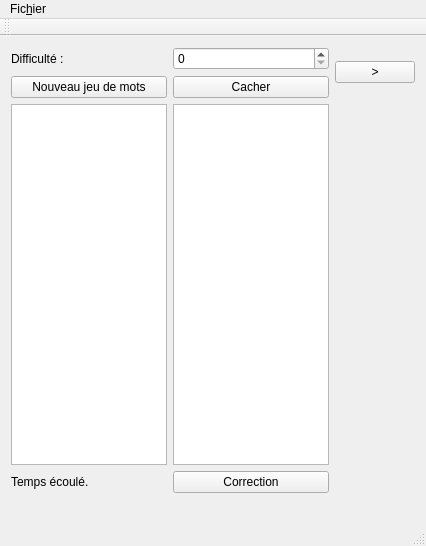
<?xml version="1.0" encoding="UTF-8"?>
<ui version="4.0">
 <class>Memoire</class>
 <widget class="QMainWindow" name="Memoire">
  <property name="geometry">
   <rect>
    <x>0</x>
    <y>0</y>
    <width>426</width>
    <height>546</height>
   </rect>
  </property>
  <property name="windowTitle">
   <string>Memoire</string>
  </property>
  <widget class="QWidget" name="centralWidget">
   <layout class="QGridLayout" name="gridLayout">
    <item row="2" column="1">
     <widget class="QPushButton" name="btnRestitution">
      <property name="text">
       <string>Cacher</string>
      </property>
     </widget>
    </item>
    <item row="2" column="0">
     <widget class="QPushButton" name="btnNouveau">
      <property name="text">
       <string>Nouveau jeu de mots</string>
      </property>
     </widget>
    </item>
    <item row="3" column="1">
     <widget class="QListWidget" name="lstLearned"/>
    </item>
    <item row="3" column="0">
     <widget class="QListWidget" name="lstToLearn"/>
    </item>
    <item row="4" column="0">
     <widget class="QLabel" name="lblChrono">
      <property name="text">
       <string>Temps écoulé.</string>
      </property>
     </widget>
    </item>
    <item row="5" column="0" colspan="2">
     <widget class="QLabel" name="lblResultats">
      <property name="text">
       <string/>
      </property>
     </widget>
    </item>
    <item row="4" column="1">
     <widget class="QPushButton" name="btnCorrection">
      <property name="text">
       <string>Correction</string>
      </property>
     </widget>
    </item>
    <item row="1" column="1">
     <widget class="QSpinBox" name="bxDifficulte"/>
    </item>
    <item row="1" column="0">
     <widget class="QLabel" name="label">
      <property name="text">
       <string>Difficulté :</string>
      </property>
     </widget>
    </item>
    <item row="1" column="2" rowspan="2">
     <widget class="QPushButton" name="btnNext">
      <property name="text">
       <string>&gt;</string>
      </property>
     </widget>
    </item>
   </layout>
  </widget>
  <widget class="QMenuBar" name="menuBar">
   <property name="geometry">
    <rect>
     <x>0</x>
     <y>0</y>
     <width>426</width>
     <height>23</height>
    </rect>
   </property>
   <widget class="QMenu" name="menuFichier">
    <property name="title">
     <string>Fic&amp;hier</string>
    </property>
    <addaction name="actionImporter_des_items"/>
   </widget>
   <addaction name="menuFichier"/>
  </widget>
  <widget class="QToolBar" name="mainToolBar">
   <attribute name="toolBarArea">
    <enum>TopToolBarArea</enum>
   </attribute>
   <attribute name="toolBarBreak">
    <bool>false</bool>
   </attribute>
  </widget>
  <widget class="QStatusBar" name="statusBar"/>
  <action name="actionImporter_des_items">
   <property name="text">
    <string>Importer des items...</string>
   </property>
  </action>
 </widget>
 <layoutdefault spacing="6" margin="11"/>
 <resources/>
 <connections/>
</ui>
